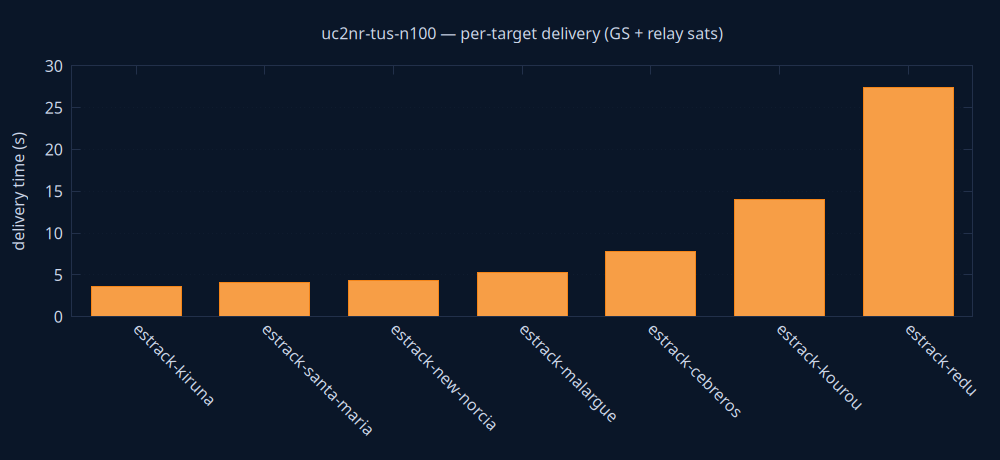

Generate this figure with gnuplot:
set terminal pngcairo size 1000,460 background rgb '#0a1628'
set output 'delivery.png'
set style fill solid 0.8
set boxwidth 0.7 relative
set border lc rgb '#22304a'
set grid ytics lc rgb '#22304a'
set yrange [0:*]
set ylabel 'delivery time (s)' textcolor rgb '#cdd7ea'
set xtics rotate by -45 textcolor rgb '#cdd7ea'
set ytics textcolor rgb '#cdd7ea'
set title 'uc2nr-tus-n100 — per-target delivery (GS + relay sats)' textcolor rgb '#cdd7ea'
plot 'delivery.dat' using 0:2:3:xtic(1) with boxes lc rgb variable notitle
